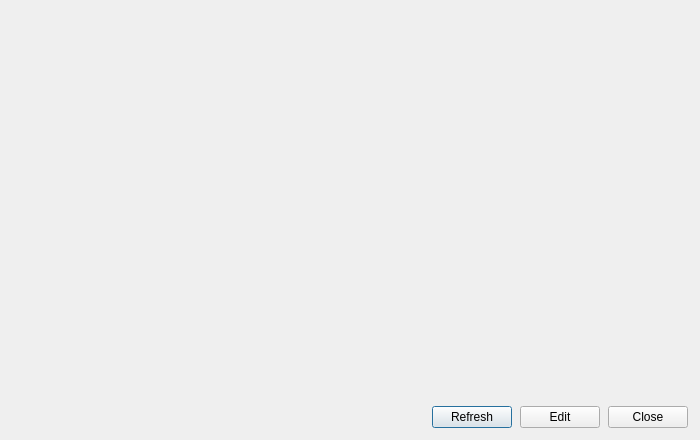
<?xml version="1.0" encoding="UTF-8"?>
<ui version="4.0">
 <class>SubscriptionStatusDialog</class>
 <widget class="QDialog" name="SubscriptionStatusDialog">
  <property name="geometry">
   <rect>
    <x>0</x>
    <y>0</y>
    <width>700</width>
    <height>440</height>
   </rect>
  </property>
  <property name="windowTitle">
   <string>Subscription status</string>
  </property>
  <layout class="QVBoxLayout" name="rootLayout">
   <property name="leftMargin">
    <number>12</number>
   </property>
   <property name="topMargin">
    <number>12</number>
   </property>
   <property name="rightMargin">
    <number>12</number>
   </property>
   <property name="bottomMargin">
    <number>12</number>
   </property>
   <property name="spacing">
    <number>8</number>
   </property>
   <item>
    <widget class="QLabel" name="title_label">
     <property name="text">
      <string/>
     </property>
     <property name="wordWrap">
      <bool>true</bool>
     </property>
    </widget>
   </item>
   <item>
    <widget class="QScrollArea" name="details_scroll">
     <property name="frameShape">
      <enum>QFrame::NoFrame</enum>
     </property>
     <property name="widgetResizable">
      <bool>true</bool>
     </property>
     <widget class="QWidget" name="details_container"/>
    </widget>
   </item>
   <item>
    <layout class="QHBoxLayout" name="buttons_layout">
     <item>
      <spacer name="horizontalSpacer">
       <property name="orientation">
        <enum>Qt::Horizontal</enum>
       </property>
       <property name="sizeHint" stdset="0">
        <size>
         <width>40</width>
         <height>20</height>
        </size>
       </property>
      </spacer>
     </item>
     <item>
      <widget class="QPushButton" name="refresh_button">
       <property name="text">
        <string>Refresh</string>
       </property>
      </widget>
     </item>
     <item>
      <widget class="QPushButton" name="edit_button">
       <property name="text">
        <string>Edit</string>
       </property>
      </widget>
     </item>
     <item>
      <widget class="QPushButton" name="close_button">
       <property name="text">
        <string>Close</string>
       </property>
      </widget>
     </item>
    </layout>
   </item>
  </layout>
 </widget>
 <resources/>
 <connections/>
</ui>
